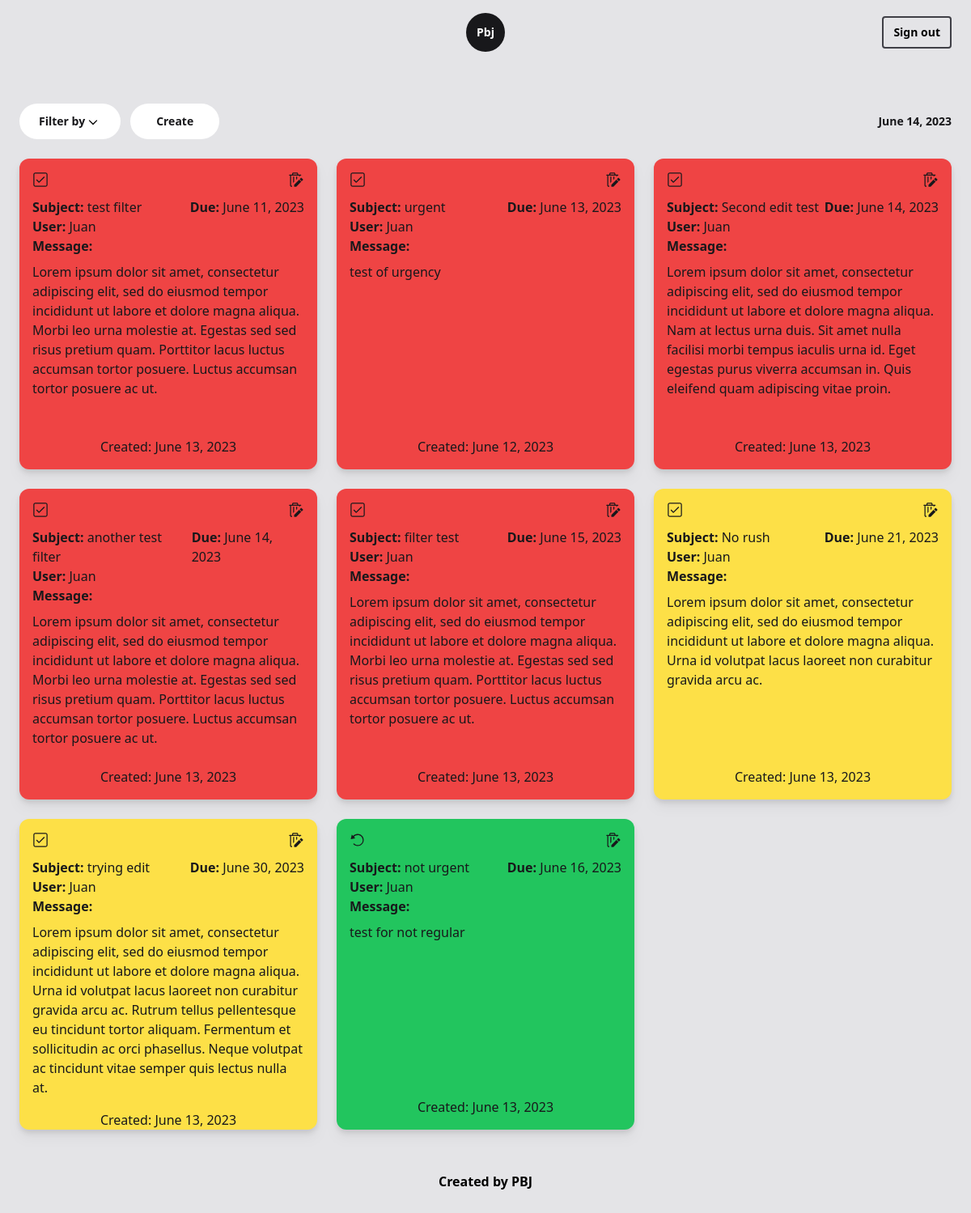
Page / (signed in) on the earlier database version.
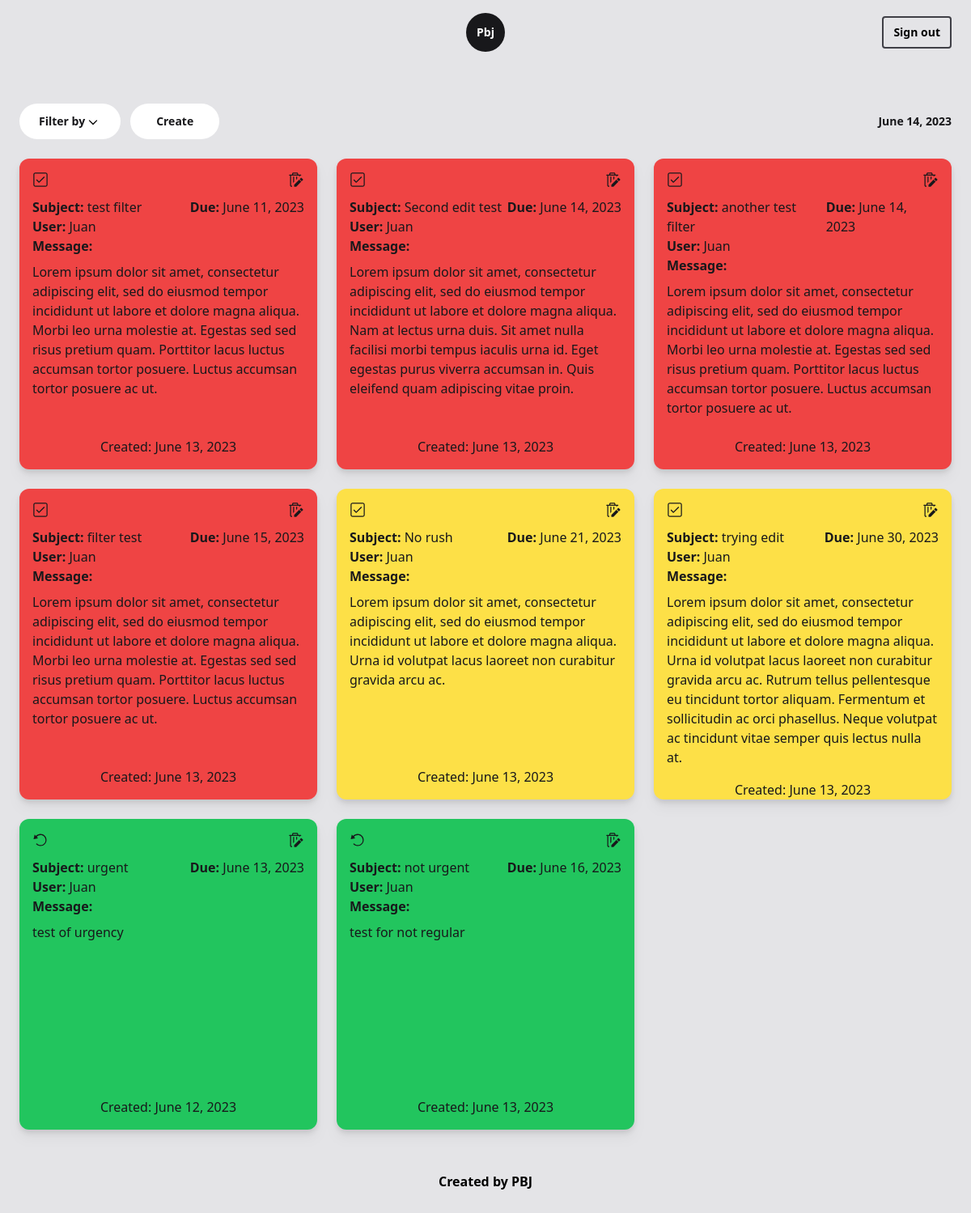
Same page on the later database version.
### app/models.py (models this page shows, shortened)
class Post(models.Model):
    subject = models.CharField(max_length=64)
    user = models.CharField(max_length=64)
    note = models.CharField(max_length=128)
    created = models.DateField()
    due = models.DateField()
    complete = models.BooleanField(default=False, null=True)
    @property
    def urgent(self):
        today = datetime.date.today()
        if (self.due - today).days < 2:
            return True
        else:
            return False

### app/views.py (the view)
# urls.py: path('', views.index, name='index'),
@login_required
def index(request):
    date = datetime.date.today()
    tomorrow = datetime.date.today() + datetime.timedelta(days=1)
    if 'filter' not in request.session:
        request.session['filter'] = 'all'
    filter = request.session['filter']
    if filter == 'urgent':
        posts = Post.objects.filter(due__lte=tomorrow, complete=False).order_by('due')
    elif filter == 'created':
        posts = Post.objects.filter(user=request.user.username).order_by('complete', 'due')
    elif filter == 'complete':
        posts = Post.objects.filter(complete=True).order_by('due')
    else:
        posts = Post.objects.all().order_by('complete', 'due')
    return render(request, 'app/index.html', {
        'posts': posts,
        'date': date
    })

### app/templates/app/index.html (shortened to what this page needs)
{% extends 'app/base.html' %}
{% block body %}
<main class="text-zinc-900">
    <section class="2xl:w-3/4 mx-auto px-6 pt-12 text-sm font-bold flex justify-between items-center text-center">
        <div class="flex flex-row gap-3 xl:gap-4 relative">
            <button id="filter-button" class="rounded-3xl bg-white overflow-hidden group">
                <div class="py-3 px-3 sm:px-6 flex justify-between hover:text-blue-600 hover:fill-blue-600">
                    <span>Filter by</span>
                    <svg  class="w-5" xmlns="http://www.w3.org/2000/svg" xml:space="preserve" viewBox="0 -0.5 16 16"><g class="icon-color"><path d="m4.464 6.05-.707.707L8 11l4.243-4.243-.707-.707L8 9.586z"/></g></svg>
                </div>
            </button>
            <button class="py-3 px-4 sm:px-8 bg-white rounded-3xl hover:text-blue-600 text-center" onclick="overlay()">Create</button>
        </div>
        <div class="flex">{{ date }}</div>
    </section>
    <section class="2xl:w-3/4 mx-auto px-6 py-6 ">
        <div class="grid gap-6 sm:grid-cols-2 lg:grid-cols-3 2xl:grid-cols-4 ">
            {% for post in posts %}
                <div class="h-96 rounded-xl drop-shadow-lg overflow-hidden">
                    <div id="post-{{ forloop.counter0 }}" class="w-full h-full p-4 {% if post.complete %} bg-green-500 {% elif post.urgent %} bg-red-500 {% else %} bg-yellow-300 {% endif %} flex flex-col justify-between overflow-auto">
                        <div class="mb-4">
                            <div class="flex flex-row justify-between mb-3">
                                {% if post.complete %}
                                <a href="{% url 'app:undo' post.id %}" class="w-5">
                                </a>
                                {% else %}
                                <a href="{% url 'app:complete' post.id %}" class="w-5">
                                    <svg class="fill-zinc-900 {% if not post.urgent %} hover:fill-green-600 {% else %} hover:fill-white {% endif %} transition ease-in-out duration-200" xmlns="http://www.w3.org/2000/svg" xml:space="preserve" viewBox="0 0 16 16"><g class="icon-color"><path d="m12.1 5.3-.4-.3c-.1-.1-.3-.1-.4 0L6.6 9.8l-2-2c-.1-.1-.3-.1-.4 0l-.3.4c-.1.1-.1.3 0 .4L6 10.7l.4.3c.1.1.3.1.4 0l.4-.4 4.9-4.9c.1-.1.1-.3 0-.4z"/><path d="M13 2c.6 0 1 .4 1 1v10c0 .6-.4 1-1 1H3c-.6 0-1-.4-1-1V3c0-.6.4-1 1-1h10m0-1H3c-1.1 0-2 .9-2 2v10c0 1.1.9 2 2 2h10c1.1 0 2-.9 2-2V3c0-1.1-.9-2-2-2z"/></g></svg>
                                </a>
                                {% endif %}
                                <button id="{{ forloop.counter0 }}" class="w-5" onclick="edit(this.id)">
                                    <svg class="fill-zinc-900 {% if post.complete %} hover:fill-white {% elif post.urgent %} hover:fill-white {% else %} hover:fill-red-600 {% endif %} transition ease-in-out duration-200" xmlns="http://www.w3.org/2000/svg" xml:space="preserve" viewBox="0 0 16 16"><g class="icon-color"><path d="M3.25 14a.25.25 0 0 1-.25-.25V4h8v1.256l1-.993V4h.5a.5.5 0 0 0 0-1H10v-.75C10 1.56 9.44 1 8.75 1h-3.5C4.56 1 4 1.56 4 2.25V3H1.5a.5.5 0 0 0 0 1H2v9.75c0 .69.56 1.25 1.25 1.25h.767l.009-1H3.25ZM5 2.25A.25.25 0 0 1 5.25 2h3.5a.25.25 0 0 1 .25.25V3H5v-.75ZM9 5H8v3.233l1-.992V5ZM6 5H5v6.21l1-.992V5Zm7.2 1.2 1.6 1.6c.1.1.1.3 0 .4l-1.3 1.3-2-2 1.3-1.3c.1-.1.3-.1.4 0Zm-7.1 6.7L11 8l2 2-4.9 4.9c-.1.1-.1.1-.2.1H6v-1.9c0-.1 0-.1.1-.2Z"/></g></svg>
                                </button>
                            </div>
                            <div class="flex justify-between">
                                <div class=""><span class="font-bold">Subject:</span> {{ post.subject }} </div>
                                <div><span class="font-bold">Due:</span> {{ post.due }}</div>
                            </div>
                            <div class=""><span class="font-bold">User:</span> {{ post.user}}</div>
                            <div class="font-bold capitalize mb-2">message:</div>
                            <div class="text-base">{{ post.note }}</div>
                        </div>
                        <div class="w-full text-center">Created: {{ post.created }}</div>
                    </div>
                </div>
            {% endfor %}
        </div>
    </section>
</main>
{% endblock %}

### app/templates/app/base.html (shortened to what this page needs)
{% load static tailwind_tags %}
<!DOCTYPE html>
<html lang="en">
<head>
    {% tailwind_css %}
</head>
<body class="p-0 m-0 bg-zinc-200">
    <header class="2xl:w-3/4 mx-auto h-20 px-6 relative z-10">
        <nav class="grid grid-cols-3 h-full items-center justify-between text-sm font-bold select-none">
            <div class="flex justify-center">
                <a href="/" class="text-white bg-zinc-900 rounded-full h-12 w-12 flex items-center justify-center transition ease-in-out duration-100">Pbj</a>
            </div>
            {% if user.is_authenticated %}
            <div class="flex justify-end">
                <a href="{% url 'app:signout' %}" class="border-2 border-zinc-700 py-2 px-3 rounded hover:rounded-3xl hover:bg-zinc-700 hover:text-white transition ease-in-out duration-300">Sign out</a>
            </div>
            {% else %}
                {% block nav %}
                {% endblock %}
            {% endif %}
        </nav>
    </header>
    {% block body %}
    {% endblock %}
    {% if user.is_authenticated %}
    <footer class="2xl:w-3/4 mx-auto h-20 px-6 flex items-center justify-center">
        <div class="text-base font-bold">Created by PBJ</div>
    </footer>
    {% else %}
    <footer class="absolute w-full h-screen top-0 p-5 -z-10 flex items-end justify-center">
        <div class="text-base font-bold">Created by PBJ</div>
    </footer>
    {% endif %}
</body>
</html>

Differences in the rows shown:
changed Post "urgent": complete False → True (drawn); moves down the list
